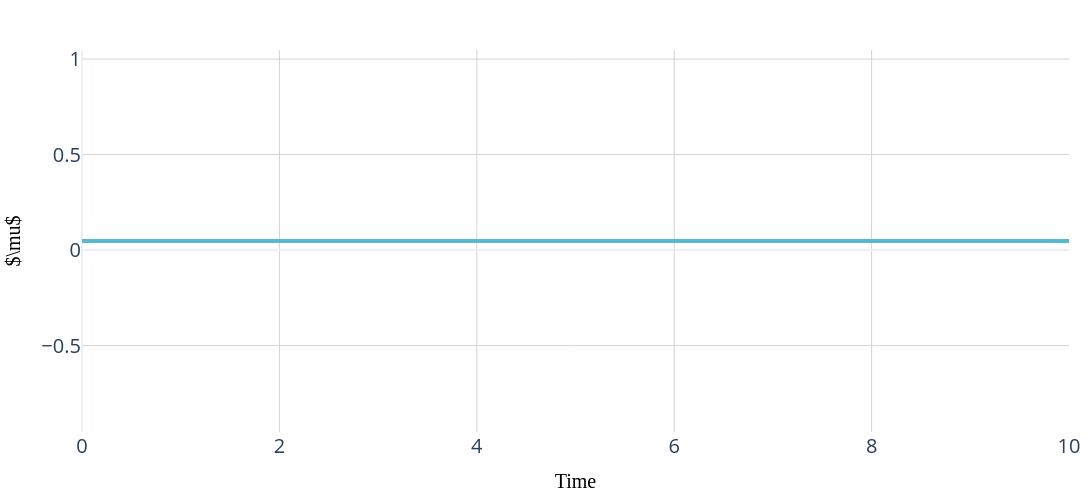

This figure's notebook cell:
### Code cell
stationary_evolutionary_rate_plot.show()

### Figure 1 — Plotly figure (JSON) as saved in the notebook; plotly's stock layout.template omitted (floating-point values rounded to 4 significant figures; data arrays with more than 128 entries replaced by an {"elided": "..."} marker saying what was removed)
{"data": [{"line": {"color": "#58B8D1", "width": 4}, "mode": "lines", "type": "scatter", "x": {"elided": "999 float values"}, "y": {"elided": "999 float values"}}], "layout": {"autosize": true, "height": 500, "legend": {"font": {"size": 20}, "title": {}, "x": 1.02, "y": 1}, "margin": {"b": 20, "l": 20, "r": 20, "t": 50}, "title": {"font": {"color": "black", "family": "Times New Roman", "size": 25}}, "width": 1200, "xaxis": {"gridcolor": "lightgrey", "tickfont": {"size": 20}, "title": {"font": {"color": "black", "family": "Times New Roman", "size": 20}, "text": "Time"}}, "yaxis": {"gridcolor": "lightgrey", "tickfont": {"size": 20}, "title": {"font": {"color": "black", "family": "Times New Roman", "size": 20}, "text": "$\\mu$"}}}}
